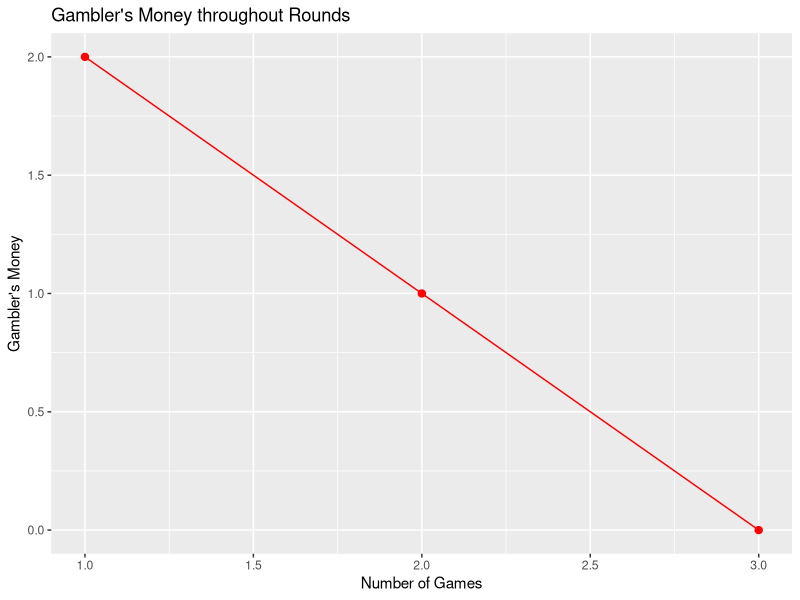
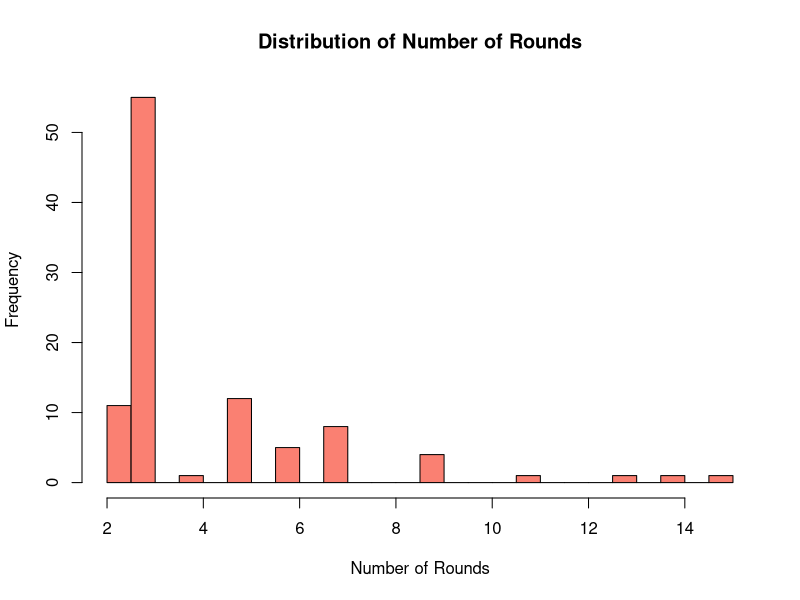
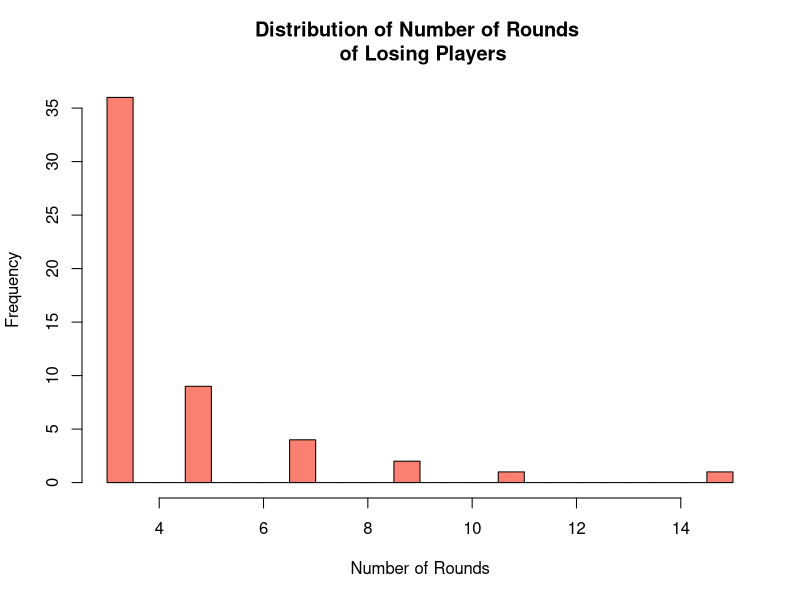
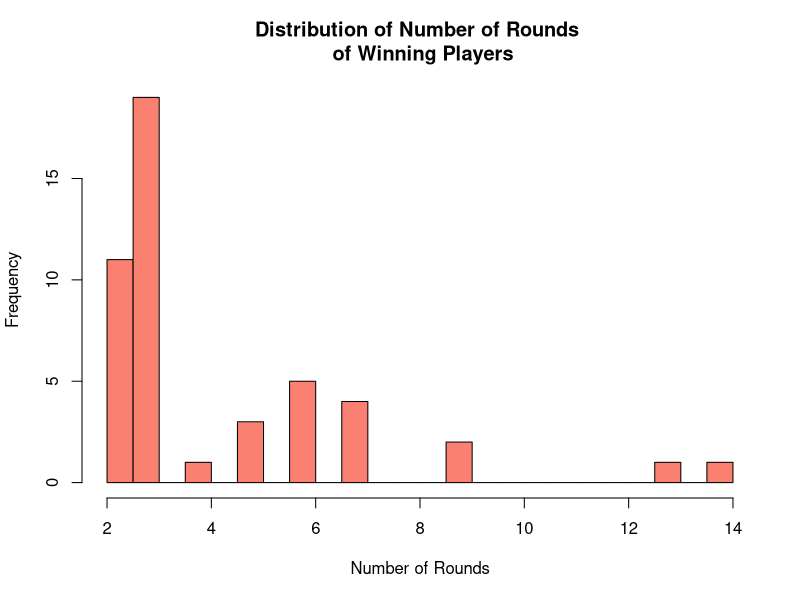

Write R code to recreate these figures, in order.
# M358K Project Two "Chuck - A - Luck"
#Problem 2.4
chuckaluck <- function(x) {
  
    gamblerswallet <- 1
    gamblerschoice <- 2
    possiblecombinations <- c(1,2,3,4,5,6)
    rolls <- sample(possiblecombinations, 3, replace = T)
    print(rolls)
    
    if ((sum(as.numeric(rolls %in% gamblerschoice))) == 1) 
    { gamblerswallet <- gamblerswallet + 1 }
    
    else if ((sum(as.numeric(rolls %in% gamblerschoice))) == 2) 
    { gamblerswallet <- gamblerswallet + 2 }
    
    else if ((sum(as.numeric(rolls %in% gamblerschoice))) == 3) 
    { gamblerswallet <- gamblerswallet + 3 }
    
    else ((sum(as.numeric(rolls %in% gamblerschoice))) == 0) 
    { gamblerswallet <- gamblerswallet -1 }
    
    print(gamblerswallet)
}

hundredrounds <- replicate(100,chuckaluck())
hundredrounds
sum(hundredrounds)

#Problem 2.6 

chuckaluck <- function() {
  
  gamblerswallet <- 2
  gamblerschoice <- 2
  possiblecombinations <- c(1,2,3,4,5,6)
  walletresults <- c(gamblerswallet)

  for (i in c(1:100)) {
     rolls <- sample(possiblecombinations, 3, replace = T)

  if (gamblerswallet <= 0 ) 
  { print(walletresults)
    return(walletresults)
    stop("You Lose!")  }
    
  else if (gamblerswallet >= 4)
  { print(walletresults)
    return(walletresults)
    stop("You Win!") }
    
  else if ((sum(as.numeric(rolls %in% gamblerschoice))) == 1) 
  { gamblerswallet <- gamblerswallet + 1 
    print(rolls)
    gamblerswallet <- as.numeric(gamblerswallet)
    print(gamblerswallet) 
    walletresults = c(walletresults , gamblerswallet) }
    
  else if ((sum(as.numeric(rolls %in% gamblerschoice))) == 2) 
  { gamblerswallet <- gamblerswallet + 2 
    print(rolls)
    gamblerswallet <- as.numeric(gamblerswallet)
    print(gamblerswallet) 
    walletresults = c(walletresults , gamblerswallet) }
    
  else if ((sum(as.numeric(rolls %in% gamblerschoice))) == 3) 
  { gamblerswallet <- gamblerswallet + 3 
    print(rolls)
    gamblerswallet <- as.numeric(gamblerswallet)
    print(gamblerswallet) 
    walletresults = c(walletresults , gamblerswallet) }
    
  else if ((sum(as.numeric(rolls %in% gamblerschoice))) == 0)
    { gamblerswallet <- gamblerswallet - 1 
      print(rolls)
      gamblerswallet <- as.numeric(gamblerswallet)
      print(gamblerswallet)
      walletresults = c(walletresults , gamblerswallet) }}}

vector <- c(chuckaluck())
library("ggplot2")
lengthofplot <- length(vector)
lengthofplot
ggplot() + geom_point(aes(x = seq(1:lengthofplot), y = vector), color = "red", stroke = 1) + labs(x = "Number of Games", y = "Gambler's Money") + geom_line(aes(x = seq(1:lengthofplot),y = vector), color = "red") + ggtitle("Gambler's Money throughout Rounds")

#Question 2.7 
listofplayers <- replicate(100,chuckaluck())

alltrials <- c()
winningtrials <- c()
losingtrials <- c()
winsvsloses <- c()
iteration <- 0
for (i in listofplayers) {
  
  iteration = iteration + 1
  print(paste0("Number of Player : " , iteration))
  totaltrials <- length(i)
  alltrials = c(alltrials,length(i))
  print(paste0("Number of Tries : ", length(i))) 
  
  if (i[totaltrials] == 0) {
    print("Bankrupcy!") 
    winsvsloses = c(winsvsloses,"Bankrupcy!")
    losingtrials = c(losingtrials,length(i))}
  
  else if (i[totaltrials] >= 4) {
    print("$4 in Pocket.")
    winsvsloses = c(winsvsloses,"$4 in Pocket.")
    winningtrials = c(winningtrials,length(i)) }} 

alltrials
hist(alltrials, 30, main = "Distribution of Number of Rounds", xlab = "Number of Rounds", col = "Salmon")

losingtrials
hist(losingtrials, 30, main = "Distribution of Number of Rounds \n of Losing Players", xlab = "Number of Rounds", col = "Salmon")

winningtrials
hist(winningtrials, 30, main = "Distribution of Number of Rounds \n of Winning Players", xlab = "Number of Rounds", col = "Salmon")

mean(alltrials)

winsvslosestable <- table(winsvsloses)   
prop.table(winsvslosestable)    
    

